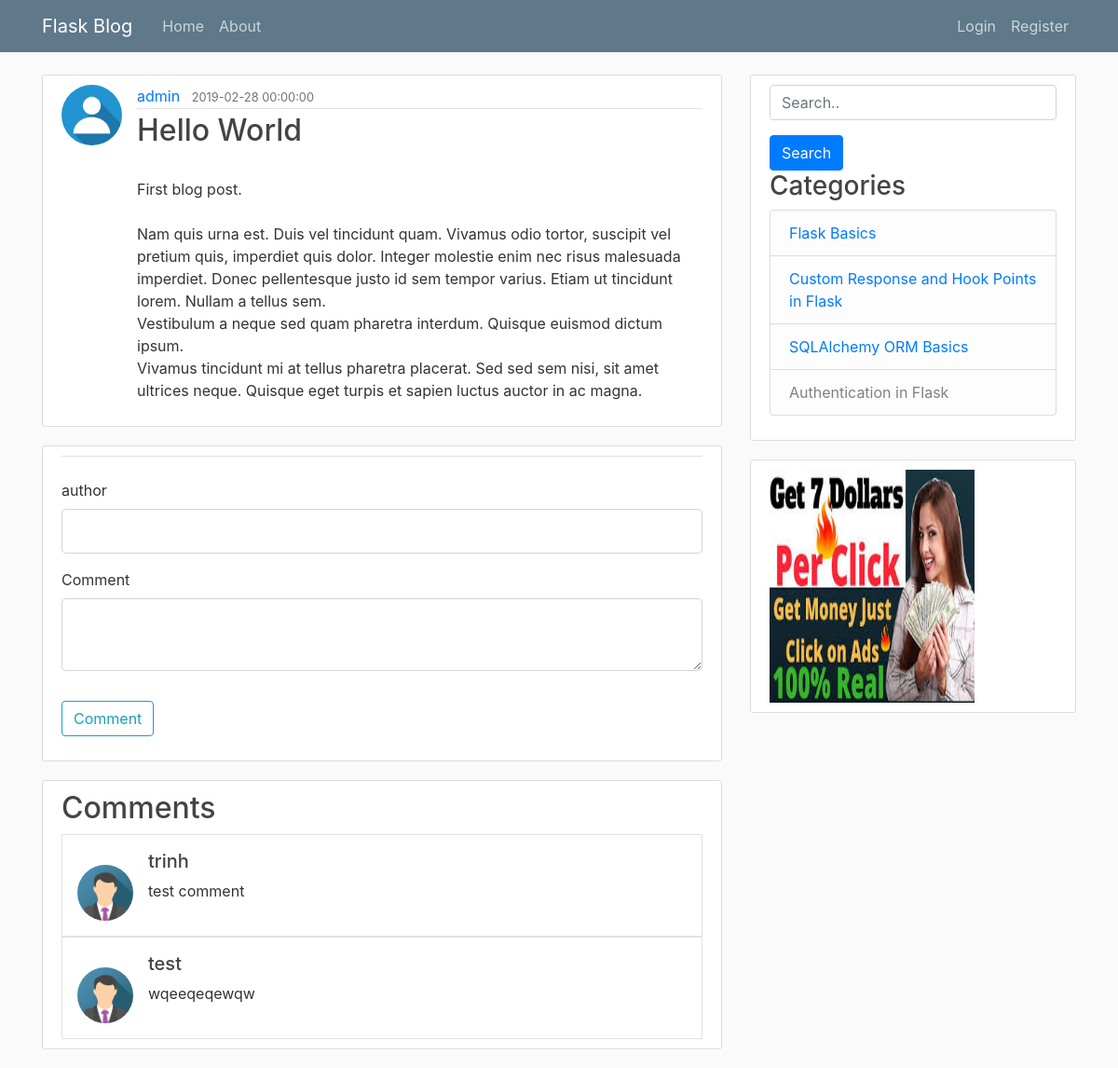
/post/1, run on an earlier commit of the app's database.
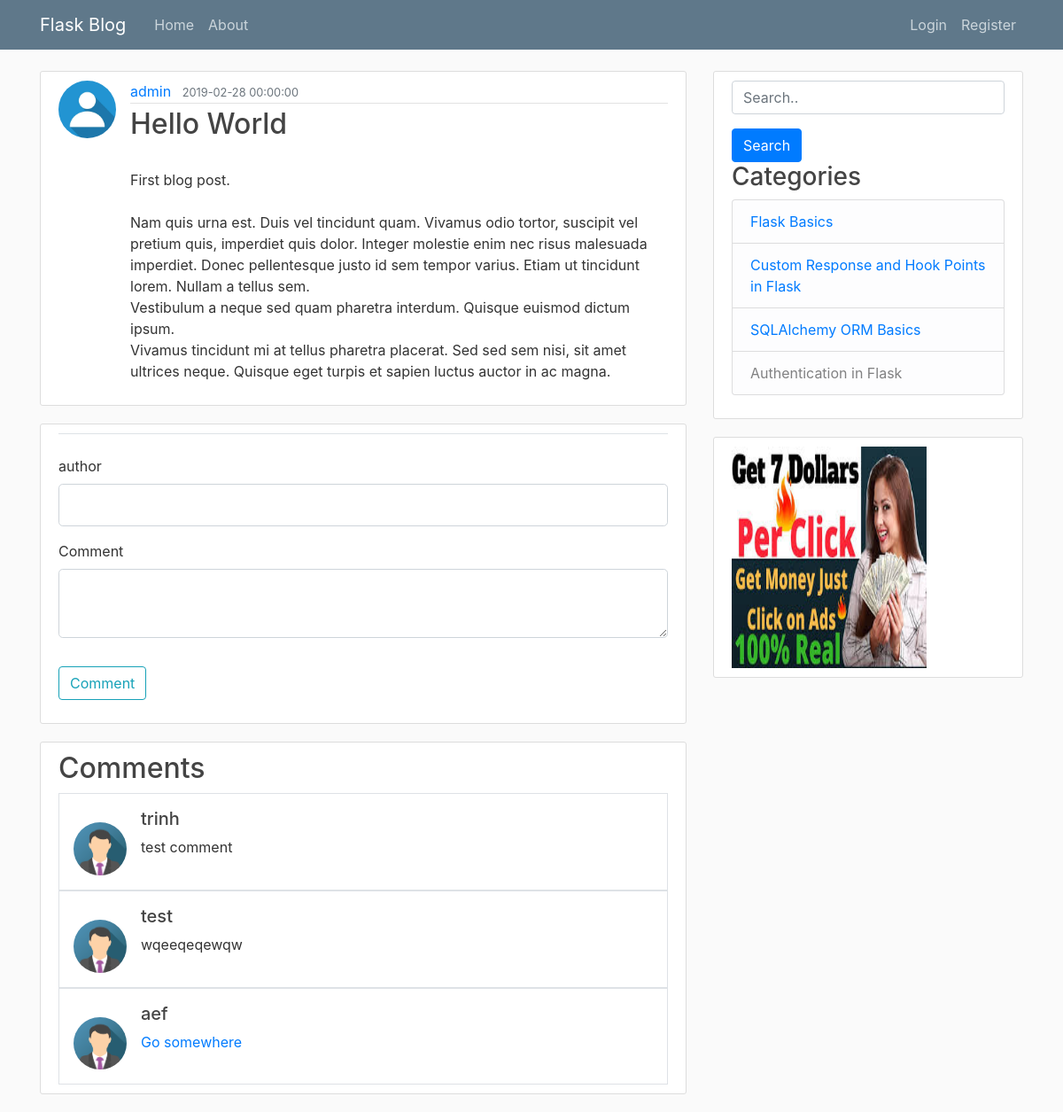
And on a later commit of the database.
### flaskblog/models.py (models this page shows, shortened)
class Comment(db.Model):
    id = db.Column(db.Integer, primary_key=True)
    author = db.Column(db.String(20), nullable=False)
    content = db.Column(db.Text(), nullable=False)
    timestamp  = db.Column(db.DateTime, nullable=False,
                            default=datetime.utcnow)
    post_id = db.Column(db.Integer, db.ForeignKey('post.id'), nullable=False)

### flaskblog/posts/routes.py (the view)
@posts.route("/post/<string:post_id>")
def post(post_id):
    sql = db.text("SELECT * FROM Post WHERE id={}".format(post_id))
    post = db.session.query(Post).from_statement(sql).first()
    form = CommentForm()
    comment = Comment.query.filter_by(post_id=post_id).all()
    return render_template('post.html', title=post.title, post=post,comments=comment,form=form)

### flaskblog/posts/forms.py
class CommentForm(FlaskForm):
    author = StringField('author', validators=[DataRequired()])
    content = TextAreaField('Comment', validators=[DataRequired()])
    submit = SubmitField('Comment')

### flaskblog/templates/post.html (shortened to what this page needs)
{% extends "layout.html" %}
{% block content %}
    <article class="media content-section">
        <img class="rounded-circle article-img" src="{{ url_for('static', filename='profile_pics/' + post.author.image_file) }}">
        <div class="media-body">
            <div class="article-metadata">
                <a class="mr-2" href="{{ url_for('users.user_posts', username=post.author.username) }}">{{ post.author.username }}</a>
                <small class="text-muted">{{ post.date_posted }}</small>
            </div>
            <h2 class="article-title">{{ post.title }}</h2>
            <p class="article-content">{{ post.content|safe }}</p>
        </div>
    </article>
    <div class="content-section">
        <form method="POST" action="">
            <fieldset class="form-group">
                <legend class="border-bottom mb-4">{{ legend }}</legend>
                <div class="form-group">
                    {{ form.author.label(class="form-control-label") }}
                    {% if form.author.errors %}
                        {{ form.author(class="form-control form-control-lg is-invalid") }}
                        <div class="invalid-feedback">
                            {% for error in form.author.errors %}
                                <span>{{ error }}</span>
                            {% endfor %}
                        </div>
                    {% else %}
                        {{ form.author(class="form-control form-control-lg") }}
                    {% endif %}
                </div>
                <div class="form-group">
                    {{ form.content.label(class="form-control-label") }}
                    {% if form.content.errors %}
                        {{ form.content(class="form-control form-control-lg is-invalid") }}
                        <div class="invalid-feedback">
                            {% for error in form.content.errors %}
                                <span>{{ error }}</span>
                            {% endfor %}
                        </div>
                    {% else %}
                        {{ form.content(class="form-control form-control-lg") }}
                    {% endif %}
                </div>
            </fieldset>
            <div class="form-group">
                {{ form.submit(class="btn btn-outline-info") }}
            </div>
        </form>
    </div>
  <div class="content-section">
    {% if comments %}
    <h2>Comments</h2>
    <div>
        {% for comment in comments %}
        <div class="media border p-3">
        <img src="../static/profile_pics/img_avatar3.png" alt="John Doe" class="mr-3 mt-3 rounded-circle" style="width:60px;">
        <div class="media-body">
            <h5>{{ comment.author }}</h5>
            <div>{{ comment.content|safe }}</div>
        </div>
       </div>
       {% endfor %}
    </div>
    {% endif %}
  </div>
{% endblock content %}

What changed in the data, as far as the page shows it:
added Comment: author "aef", content "Go somewhere"
